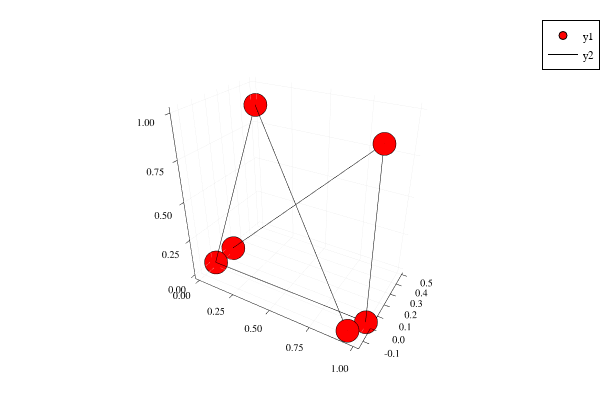

The cell this chart's notebook holds for it:
### Code cell
P = knittingNeedle(sqrt(2))
p = plot()
plotChain!(P,"red")

### Figure 1 — Plotly figure (JSON) as saved in the notebook; plotly's stock layout.template omitted (floating-point values rounded to 4 significant figures)
{"data": [{"colorbar": {"title": ""}, "legendgroup": "y1", "marker": {"color": "rgba(255, 0, 0, 1.000)", "line": {"color": "rgba(0, 0, 0, 1.000)", "width": 1}, "size": 8, "symbol": "circle"}, "mode": "markers", "name": "y1", "showlegend": true, "type": "scatter3d", "x": [0.9547, 0, 0, 1, 1, 0.006873], "xaxis": "x1", "y": [-0.1364, 0.5, 0, 0, 0, 0.1655], "yaxis": "y1", "z": [0.03926, 0.866, 0, 0, 1, 0.006873], "zmax": null, "zmin": null}, {"colorbar": {"title": ""}, "legendgroup": "y2", "line": {"color": "rgba(0, 0, 0, 1.000)", "dash": "solid", "shape": "linear", "width": 1}, "mode": "lines", "name": "y2", "showlegend": true, "type": "scatter3d", "x": [0.9547, 0, 0, 1, 1, 0.006873], "xaxis": "x1", "y": [-0.1364, 0.5, 0, 0, 0, 0.1655], "yaxis": "y1", "z": [0.03926, 0.866, 0, 0, 1, 0.006873], "zmax": null, "zmin": null}], "layout": {"annotations": [], "height": 400, "legend": {"bgcolor": "rgba(255, 255, 255, 1.000)", "bordercolor": "rgba(0, 0, 0, 1.000)", "borderwidth": 1, "font": {"color": "rgba(0, 0, 0, 1.000)", "family": "sans-serif", "size": 11}, "tracegroupgap": 0, "traceorder": "normal", "x": 1, "xanchor": "auto", "y": 1, "yanchor": "auto"}, "margin": {"b": 20, "l": 0, "r": 0, "t": 20}, "paper_bgcolor": "rgba(255, 255, 255, 1.000)", "plot_bgcolor": "rgba(255, 255, 255, 1.000)", "scene": {"camera": {"eye": {"x": 1.126, "y": -1.95, "z": 1.3}}, "xaxis": {"anchor": "y1", "domain": [0.06582, 0.9934], "gridcolor": "rgba(0, 0, 0, 0.100)", "gridwidth": 0.5, "linecolor": "rgba(0, 0, 0, 1.000)", "mirror": false, "range": [-0.03, 1.03], "showgrid": true, "showline": true, "showticklabels": true, "tickangle": 0, "tickcolor": "rgb(0, 0, 0)", "tickfont": {"color": "rgba(0, 0, 0, 1.000)", "family": "sans-serif", "size": 11}, "tickmode": "array", "ticks": "inside", "ticktext": ["0.00", "0.25", "0.50", "0.75", "1.00"], "tickvals": [0, 0.25, 0.5, 0.75, 1], "title": "", "titlefont": {"color": "rgba(0, 0, 0, 1.000)", "family": "sans-serif", "size": 15}, "type": "-", "visible": true, "zeroline": false, "zerolinecolor": "rgba(0, 0, 0, 1.000)"}, "yaxis": {"anchor": "x1", "domain": [0.03762, 0.9902], "gridcolor": "rgba(0, 0, 0, 0.100)", "gridwidth": 0.5, "linecolor": "rgba(0, 0, 0, 1.000)", "mirror": false, "range": [-0.1555, 0.5191], "showgrid": true, "showline": true, "showticklabels": true, "tickangle": 0, "tickcolor": "rgb(0, 0, 0)", "tickfont": {"color": "rgba(0, 0, 0, 1.000)", "family": "sans-serif", "size": 11}, "tickmode": "array", "ticks": "inside", "ticktext": ["-0.1", "0.0", "0.1", "0.2", "0.3", "0.4", "0.5"], "tickvals": [-0.1, 0, 0.1, 0.2, 0.3, 0.4, 0.5], "title": "", "titlefont": {"color": "rgba(0, 0, 0, 1.000)", "family": "sans-serif", "size": 15}, "type": "-", "visible": true, "zeroline": false, "zerolinecolor": "rgba(0, 0, 0, 1.000)"}, "zaxis": {"gridcolor": "rgba(0, 0, 0, 0.100)", "gridwidth": 0.5, "linecolor": "rgba(0, 0, 0, 1.000)", "mirror": false, "range": [-0.03, 1.03], "showgrid": true, "showline": true, "showticklabels": true, "tickangle": 0, "tickcolor": "rgb(0, 0, 0)", "tickfont": {"color": "rgba(0, 0, 0, 1.000)", "family": "sans-serif", "size": 11}, "tickmode": "array", "ticks": "inside", "ticktext": ["0.00", "0.25", "0.50", "0.75", "1.00"], "tickvals": [0, 0.25, 0.5, 0.75, 1], "title": "", "titlefont": {"color": "rgba(0, 0, 0, 1.000)", "family": "sans-serif", "size": 15}, "type": "-", "visible": true, "zeroline": false, "zerolinecolor": "rgba(0, 0, 0, 1.000)"}}, "showlegend": true, "width": 600}}
